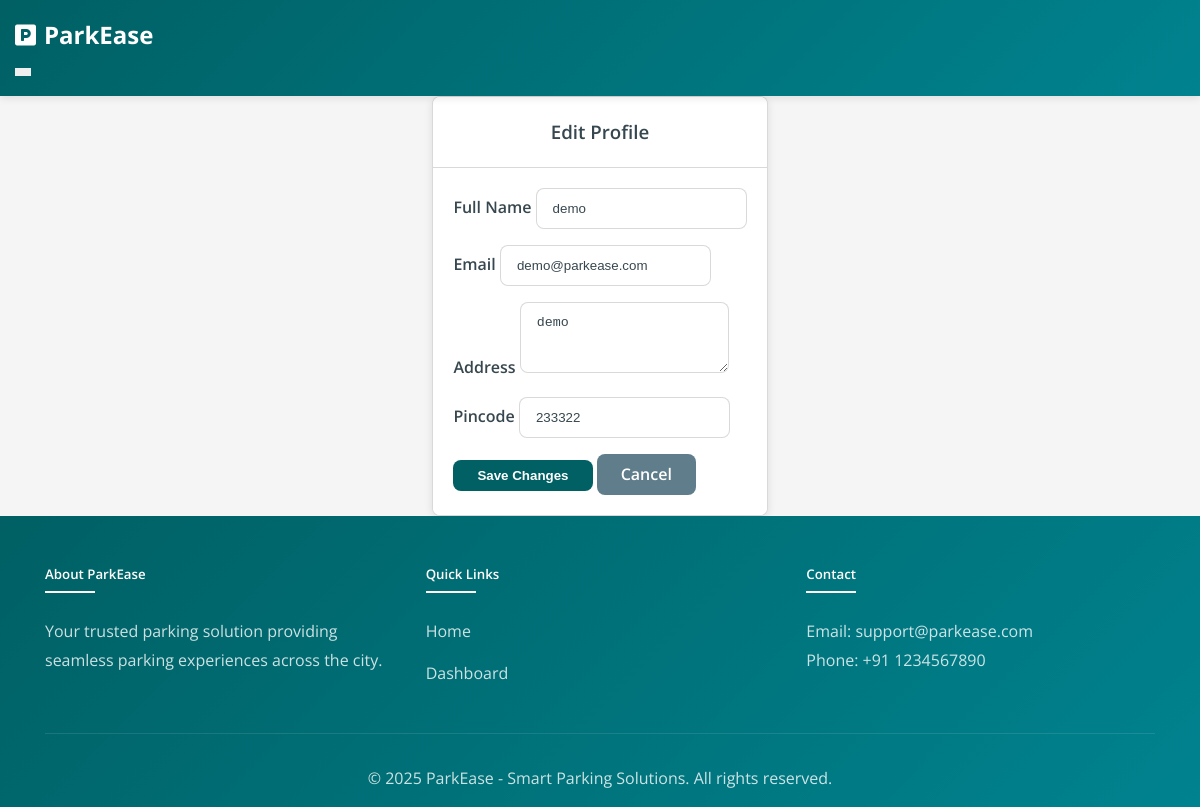
The app's page /user/edit_profile (signed in) with its own data.
### models.py (models this page shows, shortened)
class User(UserMixin, db.Model):
    __tablename__ = 'users'
    id = db.Column(db.Integer, primary_key=True)
    email = db.Column(db.String(120), unique=True, nullable=False)
    password_hash = db.Column(db.String(128))
    name = db.Column(db.String(100), nullable=False)
    address = db.Column(db.String(200), nullable=False)
    pincode = db.Column(db.String(10), nullable=False)
    created_at = db.Column(db.DateTime, default=datetime.utcnow)
    user_type = db.Column(db.String(20), default='user')
    reservations = db.relationship('Reservation', backref='user', lazy=True)

### routes/user/edit_profile.py (the view, shortened to what this page needs)
@user_bp.route('/edit_profile', methods=['GET', 'POST'])
@login_required
def edit_profile():
    if session.get('user_type') != 'user':
        flash('Access denied', 'danger')
        return redirect(url_for('main.index'))
    return render_template('user/edit_profile.html', user=current_user)

### app.py (called while the page is built)
@login_manager.user_loader
def load_user(user_id):
    if session.get('user_type') == 'admin':
        return Admin.query.get(int(user_id))
    return User.query.get(int(user_id))

### templates/user/edit_profile.html
{% extends 'main/base.html' %}
{% block content %}
<div class="container mt-5">
    <div class="row justify-content-center">
        <div class="col-md-8">
            <div class="card">
                <div class="card-header">
                    <h3 class="text-center">Edit Profile</h3>
                </div>
                <div class="card-body">
                    <form method="POST" action="{{ url_for('user.edit_profile') }}">
                        <div class="mb-3">
                            <label for="name" class="form-label">Full Name</label>
                            <input type="text" class="form-control" id="name" name="name" value="{{ user.name }}" required>
                        </div>
                        <div class="mb-3">
                            <label for="email" class="form-label">Email</label>
                            <input type="email" class="form-control" id="email" name="email" value="{{ user.email }}" required>
                        </div>
                        <div class="mb-3">
                            <label for="address" class="form-label">Address</label>
                            <textarea class="form-control" id="address" name="address" rows="3" required>{{ user.address }}</textarea>
                        </div>
                        <div class="mb-3">
                            <label for="pincode" class="form-label">Pincode</label>
                            <input type="text" class="form-control" id="pincode" name="pincode" value="{{ user.pincode }}" pattern="[0-9]{6}" title="Please enter a 6-digit pincode" required>
                        </div>
                        <div class="d-grid gap-2">
                            <button type="submit" class="btn btn-primary">Save Changes</button>
                            <a href="{{ url_for('user.user_dashboard') }}" class="btn btn-secondary">Cancel</a>
                        </div>
                    </form>
                </div>
            </div>
        </div>
    </div>
</div>
{% endblock %}

### static/css/custom.css (style rules this page uses)
:root { --primary-color: #006064; --secondary-color: #00838f; --success-color: #2e7d32; --danger-color: #c62828; --warning-color: #f57f17; --info-color: #0277bd; --white: #ffffff; --text-color: #37474f; --text-muted: #607d8b; --body-bg: #f5f5f5; --card-bg: #ffffff; --border-color: rgba(0, 0, 0, 0.15); --box-shadow: 0 2px 8px rgba(0, 0, 0, 0.1); --border-radius: 8px; --light-bg: #f8f9fa; --table-bg: #ffffff; --table-hover: #f8f9fa; }
* { margin: 0; padding: 0; box-sizing: border-box; }
body { font-family: 'Open Sans', sans-serif; min-height: 100vh; display: flex; flex-direction: column; color: var(--text-color); line-height: 1.6; background-color: var(--body-bg); }
h1, h2, h3, h4, h5, h6 { color: var(--text-color); font-weight: 600; }
a { text-decoration: none; color: var(--primary-color); }
.card { border: 1px solid var(--border-color); border-radius: var(--border-radius); transition: all 0.3s ease; background-color: var(--card-bg); box-shadow: var(--box-shadow); overflow: hidden; }
.card-header { background-color: var(--card-bg); border-bottom: 1px solid var(--border-color); padding: 1.25rem; font-weight: 600; }
.card-body { padding: 1.25rem; background-color: var(--card-bg); }
.btn { padding: 0.5rem 1.5rem; border-radius: var(--border-radius); border: none; font-weight: 600; transition: all 0.3s ease; cursor: pointer; display: inline-block; text-align: center; }
.btn-primary { background-color: var(--primary-color); color: var(--white); }
.btn-secondary { background-color: #607d8b; color: var(--white); }
.form-control, .form-select { border: 1px solid var(--border-color); border-radius: var(--border-radius); padding: 0.75rem 1rem; background-color: var(--card-bg); color: var(--text-color); transition: all 0.3s ease; }
.form-label { font-weight: 600; margin-bottom: 0.5rem; color: var(--text-color); }
.text-center { text-align: center; }
.justify-content-center { justify-content: center !important; }
.gap-2 { gap: 0.5rem !important; }
.mb-3 { margin-bottom: 1rem !important; }
.container, .container-fluid { width: 100%; padding-right: 15px; padding-left: 15px; margin-right: auto; margin-left: auto; }
.container { max-width: 1140px; }
.row { display: flex; flex-wrap: wrap; margin-right: -15px; margin-left: -15px; }

### records on screen
User: name "demo", email "demo@parkease.com", address "demo", pincode "233322"
